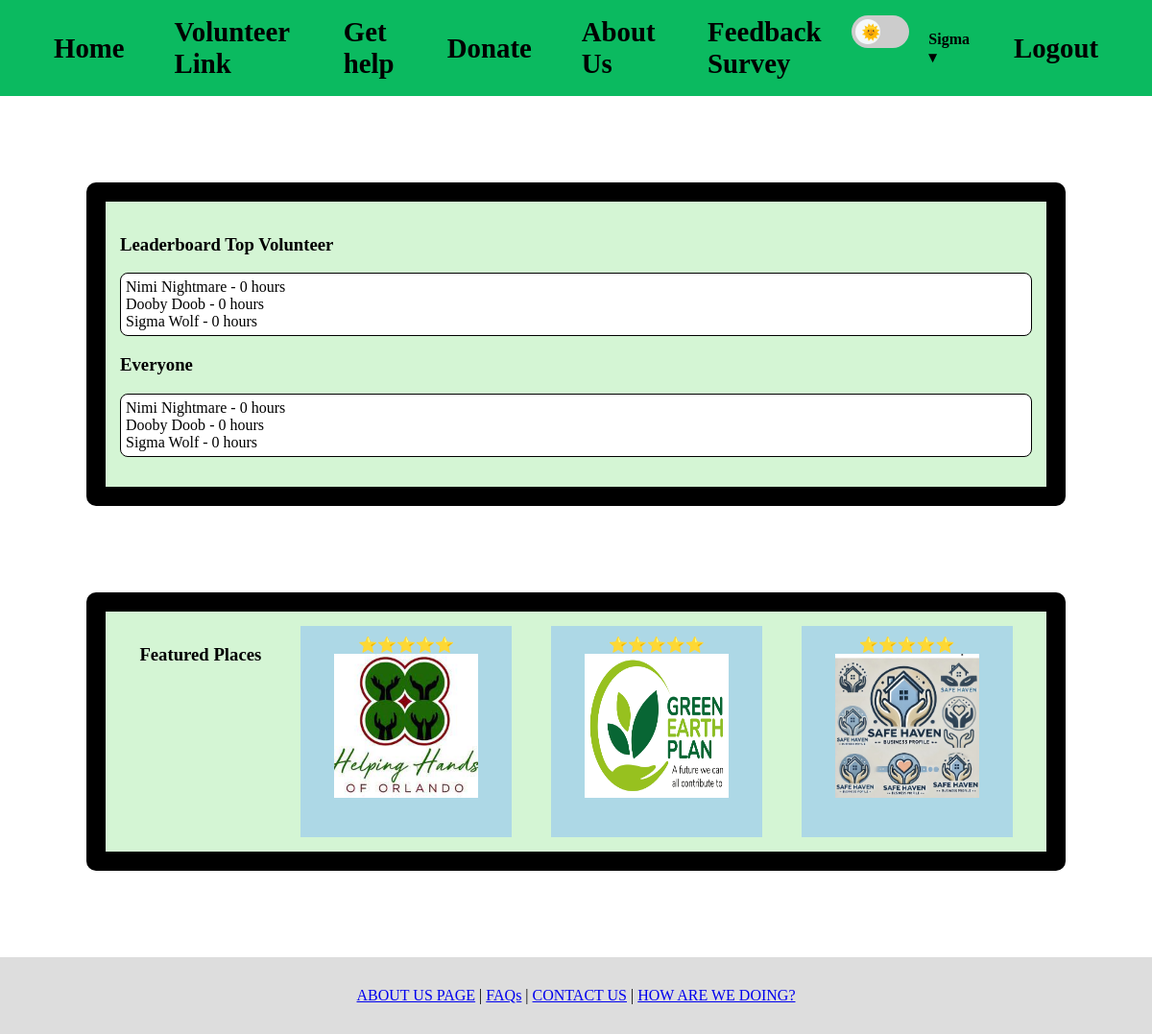
The page /CAP3104_modifying_github_code/index.php?error=none (signed in) on the database its author committed.
### tables this page shows
CREATE TABLE `users` (
  `id` int(11) NOT NULL,
  `firstname` varchar(128) NOT NULL,
  `lastname` varchar(128) NOT NULL,
  `email` varchar(128) NOT NULL,
  `password` varchar(128) NOT NULL,
  `streetname` varchar(128) DEFAULT NULL,
  `city` varchar(128) DEFAULT NULL,
  `state` varchar(128) DEFAULT NULL,
  `zipcode` varchar(128) DEFAULT NULL,
  `phonenumber` varchar(128) DEFAULT NULL,
  `profile_picture` varchar(128) DEFAULT NULL,
  `volunteer_hours` int(11) DEFAULT 0
);

CREATE TABLE `volunteer_companies` (
  `id` int(11) NOT NULL,
  `name` varchar(255) NOT NULL,
  `address` varchar(255) DEFAULT NULL,
  `city` varchar(100) DEFAULT NULL,
  `phone` varchar(50) DEFAULT NULL,
  `volunteering_type` enum('business','shelter','soup kitchen','event','personal') NOT NULL,
  `organization_type` enum('501c3','personal','private','non-profit','government','other') NOT NULL,
  `created_at` datetime DEFAULT current_timestamp(),
  `image_url` varchar(255) DEFAULT NULL
);

### CAP3104_modifying_github_code/index.php (the view, shortened to what this page needs)
<?php
    include_once 'header.php';
?>
<div class="leaderboard">
    <h3>Leaderboard Top Volunteer</h3>
    <ul class = "leaderboard_text">
        <?php
            $dbObj = new dbh();
            $conn  = $dbObj->getConnection();
            $sql = "SELECT firstname, lastname, volunteer_hours FROM users ORDER BY volunteer_hours DESC LIMIT 3";
            $stmt = $conn->prepare($sql);
            $stmt->execute();
            $result = $stmt->fetchAll(PDO::FETCH_ASSOC);
            if (count($result) > 0) {
                foreach ($result as $row) {
                    echo "<li>{$row['firstname']} {$row['lastname']} - {$row['volunteer_hours']} hours</li>";
                }
            }
        ?>
    </ul>
    <h3> Everyone </h3>
    <ul class = "leaderboard_text">
        <?php
            $dbObj = new dbh();
            $conn  = $dbObj->getConnection();
            $sql = "SELECT firstname, lastname, volunteer_hours FROM users ORDER BY volunteer_hours DESC";
            $stmt = $conn->prepare($sql);
            $stmt->execute();
            $result = $stmt->fetchAll(PDO::FETCH_ASSOC);
            if (count($result) > 0) {
                foreach ($result as $row) {
                    echo "<li>{$row['firstname']} {$row['lastname']} - {$row['volunteer_hours']} hours</li>";
                }
            }
        ?>
    </ul>
</div>
<div class="featured-places">
    <h3>Featured Places</h3>
    <?php
        $dbObj = new dbh();
        $conn  = $dbObj->getConnection();
        $sql = "SELECT * FROM volunteer_companies LIMIT 3";
        $stmt = $conn->prepare($sql);
        $stmt->execute();
        $result = $stmt->fetchAll(PDO::FETCH_ASSOC);
        if (count($result) > 0) {
            foreach ($result as $row) {
                $imageUrl = !empty($row['image_url']) ? htmlspecialchars($row['image_url']) : 'https://via.placeholder.com/150';
                echo '<div class="place">';
                echo '⭐️⭐️⭐️⭐️⭐️';
                echo '<a href="company_profile.php?id=' . $row['id'] . '">';
                echo '<img src="' . $imageUrl . '" class="image-hover" height="150px" width="150px" />';
                echo '</a>';
                echo '</div>';
            }
        }
    ?>
</div>
<?php
    include_once 'footer.php';
?>

### CAP3104_modifying_github_code/General_style_sheet.css (style rules this page uses)
:root { --white-darker: #f4f8fb; --white: #fcfcfd; --temp-green: #0bba60; --green-darker: #099A4F; --dark-green: #066836; --dark-green-lighter: #088745; --text-black: #000000; --dark-background: #191c1d; }
body { position: relative; min-height: 100vh; margin: 0; padding: 0; }
body::before { content: ""; position: fixed; top: 0; left: 0; width: 100%; height: 100%; z-index: -1; background: url("images/volunteering.png") no-repeat center center; background-size: cover; filter: saturate(80%); opacity: 0.3; }
.leaderboard { background-color: #d4f5d4; padding: 15px; border-radius: 10px; margin: 90px; }
.featured-places { background-color: #d4f5d4; padding: 1rem; border-radius: 10px; }
.leaderboard_text { background-color: white; padding: 10px; border-radius: 8px; border: 1px solid #ccc; }
.leaderboard, .featured-places { margin: 90px; padding: 15px; border: 20px solid #000; }
.leaderboard ul { list-style: none; border: 1px solid #000; padding: 5px; }
.featured-places { display: flex; justify-content: space-around; }
.place { width: 200px; height: 200px; background: lightblue; text-align: center; padding: 10px; }
.image-hover { transition: 0.3s; }

### rows shown on the page
users: firstname "Nimi", lastname "Nightmare", volunteer_hours "0"
users: firstname "Dooby", lastname "Doob", volunteer_hours "0"
users: firstname "Sigma", lastname "Wolf", volunteer_hours "0"
volunteer_companies: image_url (picture)
volunteer_companies: image_url (picture)
volunteer_companies: image_url (picture)

### other values the page prints
$_SESSION["firstname"] "Sigma"
